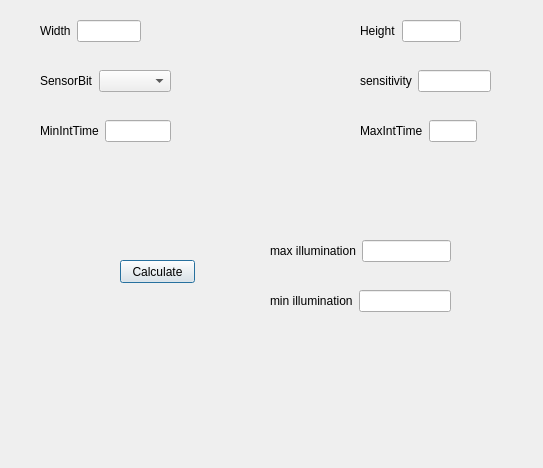
<?xml version="1.0" encoding="UTF-8"?>
<ui version="4.0">
 <class>Dialog</class>
 <widget class="QDialog" name="Dialog">
  <property name="geometry">
   <rect>
    <x>0</x>
    <y>0</y>
    <width>543</width>
    <height>468</height>
   </rect>
  </property>
  <property name="windowTitle">
   <string>Dialog</string>
  </property>
  <widget class="QWidget" name="layoutWidget">
   <property name="geometry">
    <rect>
     <x>40</x>
     <y>20</y>
     <width>101</width>
     <height>22</height>
    </rect>
   </property>
   <layout class="QHBoxLayout" name="horizontalLayout_10">
    <item>
     <widget class="QLabel" name="label_illumination_width">
      <property name="text">
       <string>Width</string>
      </property>
     </widget>
    </item>
    <item>
     <widget class="QLineEdit" name="lineEdit_illumination_width"/>
    </item>
   </layout>
  </widget>
  <widget class="QWidget" name="layoutWidget_2">
   <property name="geometry">
    <rect>
     <x>360</x>
     <y>20</y>
     <width>101</width>
     <height>22</height>
    </rect>
   </property>
   <layout class="QHBoxLayout" name="horizontalLayout_12">
    <item>
     <widget class="QLabel" name="label_illumination_height">
      <property name="text">
       <string>Height</string>
      </property>
     </widget>
    </item>
    <item>
     <widget class="QLineEdit" name="lineEdit_illumination_height"/>
    </item>
   </layout>
  </widget>
  <widget class="QWidget" name="layoutWidget_3">
   <property name="geometry">
    <rect>
     <x>40</x>
     <y>70</y>
     <width>131</width>
     <height>22</height>
    </rect>
   </property>
   <layout class="QHBoxLayout" name="horizontalLayout_13">
    <item>
     <widget class="QLabel" name="label_illumination_sensorbit">
      <property name="text">
       <string>SensorBit</string>
      </property>
     </widget>
    </item>
    <item>
     <widget class="QComboBox" name="comboBox_illumination_sensorbit"/>
    </item>
   </layout>
  </widget>
  <widget class="QWidget" name="layoutWidget_9">
   <property name="geometry">
    <rect>
     <x>40</x>
     <y>120</y>
     <width>131</width>
     <height>22</height>
    </rect>
   </property>
   <layout class="QHBoxLayout" name="horizontalLayout_19">
    <item>
     <widget class="QLabel" name="label_illumination_MinIntTime">
      <property name="text">
       <string>MinIntTime</string>
      </property>
     </widget>
    </item>
    <item>
     <widget class="QLineEdit" name="lineEdit_illumination_MinIntTime"/>
    </item>
   </layout>
  </widget>
  <widget class="QWidget" name="layoutWidget_10">
   <property name="geometry">
    <rect>
     <x>270</x>
     <y>240</y>
     <width>181</width>
     <height>22</height>
    </rect>
   </property>
   <layout class="QHBoxLayout" name="horizontalLayout_20">
    <item>
     <widget class="QLabel" name="label_illumination_value_max">
      <property name="text">
       <string>max illumination</string>
      </property>
     </widget>
    </item>
    <item>
     <widget class="QLineEdit" name="lineEdit_illumination_value_max"/>
    </item>
   </layout>
  </widget>
  <widget class="QWidget" name="layoutWidget_11">
   <property name="geometry">
    <rect>
     <x>270</x>
     <y>290</y>
     <width>181</width>
     <height>22</height>
    </rect>
   </property>
   <layout class="QHBoxLayout" name="horizontalLayout_21">
    <item>
     <widget class="QLabel" name="label_illumination_value_min">
      <property name="text">
       <string>min illumination</string>
      </property>
     </widget>
    </item>
    <item>
     <widget class="QLineEdit" name="lineEdit_illumination_value_min"/>
    </item>
   </layout>
  </widget>
  <widget class="QWidget" name="layoutWidget_12">
   <property name="geometry">
    <rect>
     <x>360</x>
     <y>120</y>
     <width>117</width>
     <height>22</height>
    </rect>
   </property>
   <layout class="QHBoxLayout" name="horizontalLayout_22">
    <item>
     <widget class="QLabel" name="label_illumination_MaxIntTime">
      <property name="text">
       <string>MaxIntTime</string>
      </property>
     </widget>
    </item>
    <item>
     <widget class="QLineEdit" name="lineEdit_illumination_MaxIntTime"/>
    </item>
   </layout>
  </widget>
  <widget class="QPushButton" name="pushButton_illumination_calculate">
   <property name="geometry">
    <rect>
     <x>120</x>
     <y>260</y>
     <width>75</width>
     <height>23</height>
    </rect>
   </property>
   <property name="text">
    <string>Calculate</string>
   </property>
  </widget>
  <widget class="QWidget" name="layoutWidget_13">
   <property name="geometry">
    <rect>
     <x>360</x>
     <y>70</y>
     <width>131</width>
     <height>22</height>
    </rect>
   </property>
   <layout class="QHBoxLayout" name="horizontalLayout_23">
    <item>
     <widget class="QLabel" name="label_illumination_sensitivity">
      <property name="text">
       <string>sensitivity</string>
      </property>
     </widget>
    </item>
    <item>
     <widget class="QLineEdit" name="lineEdit_illumination_sensitivity"/>
    </item>
   </layout>
  </widget>
 </widget>
 <resources/>
 <connections/>
</ui>
